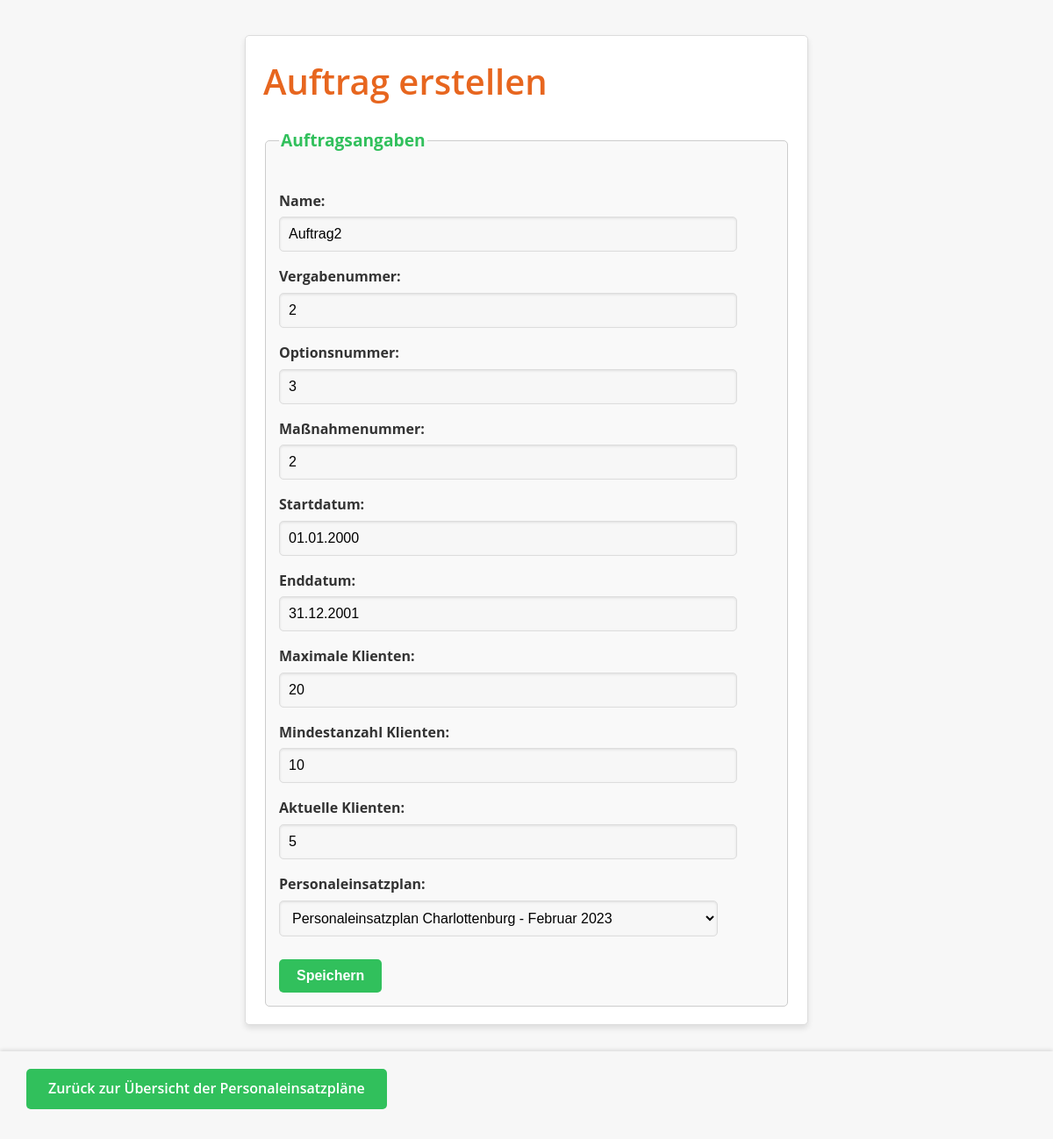
Page /PersonaleinsatzplanHaeH/auftrag/7/update/ on the committed database.
### PersonaleinsatzplanHaeH/models.py (models this page shows, shortened)
class Auftrag(models.Model):
    name = models.CharField(max_length=255)
    vergabenummer = models.CharField(max_length=255, unique=True)
    optionsnummer = models.CharField(max_length=255, unique=True)
    massnahmenummer = models.CharField(max_length=255, unique=True)
    startdatum = models.DateField()
    enddatum = models.DateField()
    max_klienten = models.IntegerField(default=0)
    mindest_klienten = models.IntegerField(default=0)
    aktuell_klienten = models.IntegerField(default=0)
    personaleinsatzplan = models.ForeignKey(Personaleinsatzplan, on_delete=models.CASCADE, related_name='auftraege')

class Personaleinsatzplan(models.Model):
    STATUS_CHOICES = [
        ('entwurf', 'Entwurf'),
        ('in_bearbeitung', 'in Bearbeitung'),
        ('gueltig', 'Gültig'),
        ('archiviert', 'Archiviert'),
        ('storniert', 'Storniert')
    ]
    name = models.CharField(max_length=255)
    gueltigkeit_monat = models.IntegerField(choices=[
        (1, "Januar"), (2, "Februar"), (3, "März"), (4, "April"),
        (5, "Mai"), (6, "Juni"), (7, "Juli"), (8, "August"),
        (9, "September"), (10, "Oktober"), (11, "November"), (12, "Dezember")
    ])
    gueltigkeit_jahr = models.IntegerField()
    kostentraeger = models.CharField(max_length=255)
    ersteller = models.CharField(max_length=255)
    version = models.IntegerField(blank=True, null=True)
    status = models.CharField(max_length=20, choices=STATUS_CHOICES, default='entwurf')
    niederlassung = models.ForeignKey(
        'Niederlassung', on_delete=models.PROTECT, related_name='personaleinsatzplaene'
    )
    def __str__(self):
        return f"{self.name}"

### PersonaleinsatzplanHaeH/views.py (the view)
# urls.py: path('auftrag/<int:pk>/update/', AuftragUpdateView.as_view(), name='auftrag_update'),
class AuftragUpdateView(UpdateView):
    model = Auftrag
    form_class = AuftragForm  # Nutzt das angepasste Formular
    template_name = 'auftrag_form.html'
    success_url = reverse_lazy('PersonaleinsatzplanHaeH:auftrag_list')

### templates/auftrag_form.html (shortened to what this page needs)
<!DOCTYPE html>
<html lang="de">
<head>
    {% load static %}
    <link rel="stylesheet" href="{% static 'css/styles.css' %}">
</head>
<body class="personaleinsatzplan-seite">
    <section class="form-section">
        <h1>Auftrag erstellen</h1>
        <form method="post" class="form">
            <fieldset>
                <legend>Auftragsangaben</legend>
            {{ form.as_p }}
            <button type="submit" class="btn">Speichern</button>
        </fieldset>
        </form>
        <div class="link-container">
            {% if request.META.HTTP_REFERER %}
                <a href="{{ request.META.HTTP_REFERER }}" class="action-link">Zurück</a>
            {% else %}
                <a href="{% url 'PersonaleinsatzplanHaeH:personaleinsatzplan_list' %}" class="action-link">Zurück zur Übersicht der Personaleinsatzpläne</a>
            {% endif %}
        </div>
    </section>
</body>
</html>

### static/css/styles.css (style rules this page uses)
body, h1, h2, h3, h4, ul, li, a, table, td, th { margin: 0; padding: 0; box-sizing: border-box; }
body { font-family: 'Open Sans', Arial, sans-serif; background-color: #f7f7f7; color: #333; line-height: 1.6; padding: 20px; }
h1, h2, h3, h4 h5 { margin-bottom: 20px; color: #e7661f; font-weight: 600; }
h1 { font-size: 2.5em; }
a { text-decoration: none; transition: background-color 0.3s ease-in-out, color 0.3s ease-in-out; border-radius: 5px; font-weight: 600; }
.action-link { display: inline-block; margin: 10px; padding: 10px 25px; background-color: #31c05c; color: white; font-size: 1em; text-align: center; }
.link-container { position: fixed; bottom: 0; left: 0; right: 0; background-color: #f7f7f7; padding: 10px 20px; box-shadow: 0px -2px 4px rgba(0, 0, 0, 0.1); z-index: 1000; height: 80px; gap: 10px; justify-content: left; }
.personaleinsatzplan-seite { padding-bottom: 110px; }
.form-section { margin: 20px auto; padding: 20px; background-color: #ffffff; border: 1px solid #ddd; border-radius: 5px; box-shadow: 0 4px 6px rgba(0, 0, 0, 0.1); max-width: 600px; }
form { display: flex; flex-direction: column; gap: 15px; }
form label { display: block; margin-bottom: 5px; font-size: 1em; font-weight: bold; }
form select, form input[type="text"], form input[type="number"], form input[type="password"], form input[type="email"], form textarea { width: 100%; max-width: 500px; padding: 10px; font-size: 1em; border: 1px solid #ddd; border-radius: 5px; background-color: #f7f7f7; box-shadow: inset 0 1px 3px rgba(0, 0, 0, 0.1); transition: border-color 0.3s ease, box-shadow 0.3s ease; }
input[type="number"] { -moz-appearance: textfield; }
fieldset { border: 1px solid #ccc; padding: 15px; border-radius: 5px; background-color: #f9f9f9; }
legend { font-size: 1.2em; font-weight: bold; color: #31c05c; margin-bottom: 10px; }
.btn { display: inline-block; margin-top: 10px; padding: 10px 20px; font-size: 1em; font-weight: bold; color: white; background-color: #31c05c; border: none; border-radius: 5px; text-align: center; cursor: pointer; transition: background-color 0.3s ease-in-out, transform 0.2s ease; }

### rows in the picture
Auftrag: name "Auftrag2", vergabenummer "2", optionsnummer "3", massnahmenummer "2", startdatum "01.01.2000", enddatum "31.12.2001", max_klienten "20", mindest_klienten "10", aktuell_klienten "5", personaleinsatzplan "Personaleinsatzplan Charlottenburg - Februar 2023"
